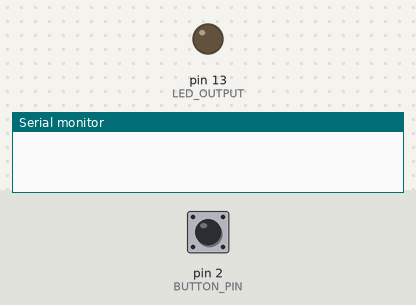
Bench run of a sketch on a simulated Arduino Uno, built with avr-gcc and run on an emulated ATmega328P. Shown: output pins drawn as LEDs (lit = HIGH), the last lines printed to the serial monitor. Dashed ring = blinking. Inputs (shaded band) come from the test bench; at power-on: pin 2 (BUTTON_PIN) HIGH.

Above: at 1.2 s.
1.3 s: pin 2 (BUTTON_PIN) pulled LOW for 1 s
At 1.5 s:
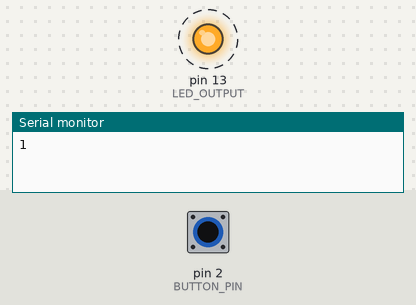
4.3 s: pin 2 (BUTTON_PIN) pulled LOW for 0.15 s
At 4.7 s:
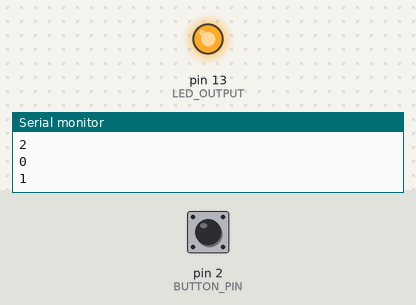
5.9 s: pin 2 (BUTTON_PIN) pulled LOW for 3.2 s
At 10.3 s:
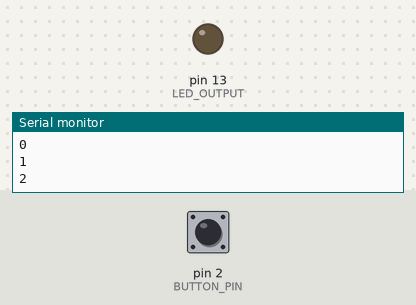
Timing chart, 0 to 16.6 s (numbered marks = the images above; inputs shaded):
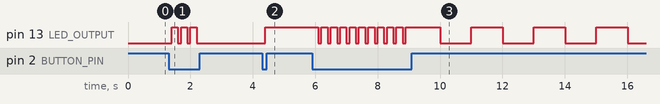

Measured:
- after the input at 1.3 s, pin 13 (LED_OUTPUT): alternates HIGH for 0.20 s and LOW for 0.10 s, 6 changes in all, then stays LOW, starting after 0.10 s
- after the input at 4.3 s, pin 13 (LED_OUTPUT): LOW → HIGH after 0.10 s
- after the input at 5.9 s, pin 13 (LED_OUTPUT): goes 9 × (LOW 0.10 s, HIGH 0.20 s), LOW 0.10 s, 3 × (HIGH 1.1 s, LOW 1.0 s), HIGH 1.0 s, then LOW, starting after 0.20 s

The sketch:

lab11_byteflasher.ino
```cpp
// Name your states
#define OFF 0
#define ON 1
#define BLINK 2

#define BUTTON_PIN 2
#define LED_OUTPUT 13
#define DEBOUNCE_DELAY 100
#define BLINK_DELAY 1000

#define INIT 0
#define RUN 1
#define EXIT 2
int deviceState = OFF;
unsigned long timestamp;

void setup() {
  pinMode(BUTTON_PIN, INPUT_PULLUP);
  pinMode(LED_OUTPUT, OUTPUT);
  Serial.begin(9600);
}

void loop() {
  if(digitalRead(BUTTON_PIN) == LOW) {
    delay(100);
    if(digitalRead(BUTTON_PIN) == LOW) {
      deviceState ++;
      deviceState = deviceState % 3;
      timestamp = millis();
      Serial.println(deviceState);
    }
  }

  if (deviceState == OFF) {
   digitalWrite(LED_OUTPUT, OFF);
 }
  if (deviceState == ON) {
   digitalWrite(LED_OUTPUT, ON);
 }
  if (deviceState == BLINK) {
    if (millis() - timestamp > BLINK_DELAY) {
      digitalWrite(LED_OUTPUT, !digitalRead(LED_OUTPUT));
      timestamp = millis();
    }

      //old way of doing them
 //if(digitalRead(BUTTON_PIN) == LOW) {
    //if(digitalRead(BUTTON_PIN) == LOW) {
      //delay(100);
      //if(digitalRead(BUTTON_PIN) == LOW) {
        //deviceState ++;
        //deviceState = deviceState % 3;
        //Serial.println(deviceState);
  //delay(DEBOUNCE_DELAY);
  //if(!digitalRead(BUTTON_PIN)) {
  // debounce sanctum
  //}
  //}
  //digitalWrite(LED_OUTPUT, HIGH);
    //delay(BLINK_DELAY);
    //digitalWrite(LED_OUTPUT, LOW);
    //delay(BLINK_DELAY);
  }
 }

 // alternate way to write the code block above
 /*if (deviceState != BLINK) {
  digitalWrite(LED, deviceState);
  }

  if (deviceState == BLINK)  {
  digitalWrite(LED, HIGH);
  delay(BLINK_DELAY);
  digitalWrite(LED, LOW);
  delay(BLINK_DELAY);
  } */
```
